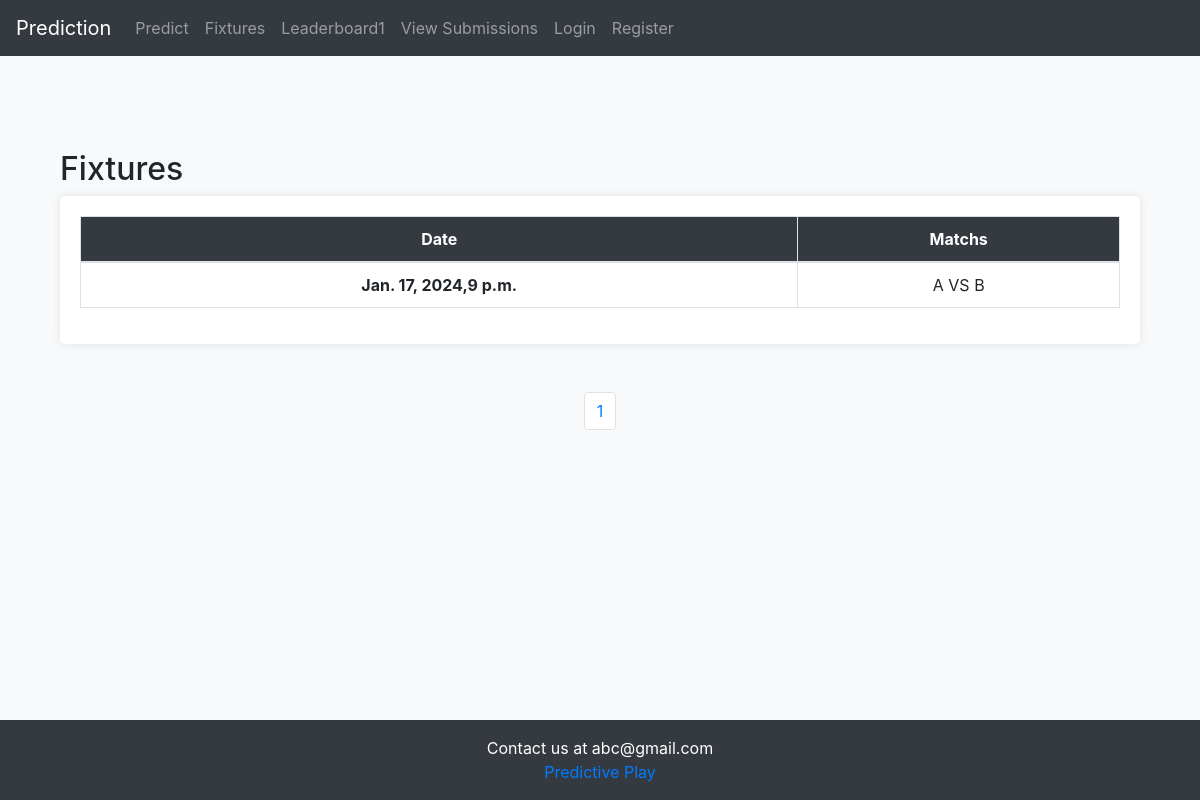
/fixture, run on an earlier commit of the app's database.
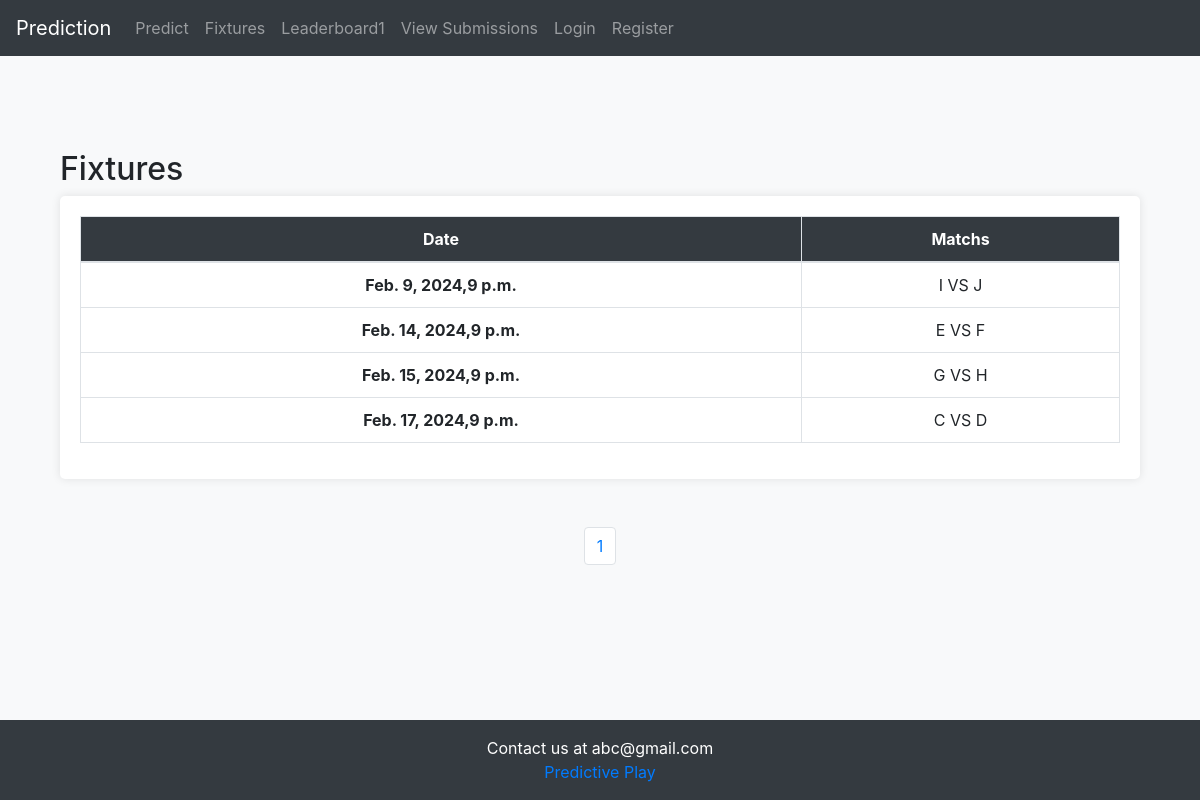
And on a later commit of the database.
### predictsa20/models.py (models this page shows, shortened)
class Match(models.Model):
    match_id = models.PositiveSmallIntegerField(primary_key=True)
    match_date = models.DateField('Match Date')
    match_start_time = models.TimeField('Match Start Time',default='21:00:00')
    match_team_A = models.CharField("Team A",max_length=30)
    match_team_B = models.CharField("Team B",max_length=30)
    match_status = models.SmallIntegerField("Match Status",default=0)
    match_winner = models.CharField("Winner",default=None,max_length=30)

### predictsa20/views.py (the view)
# urls.py: path("fixture", views.fixtures, name="fixtures"),
def fixtures(request):
    match_list = Match.objects.all().filter(match_status=0).order_by('match_date')
    p = Paginator(match_list,5)
    page = request.GET.get('page')
    matches = p.get_page(page)
    nums = "a" * matches.paginator.num_pages
    return render(request,"predictsa20/fixtures.html",{'match_list':match_list,'matches':matches,'nums':nums})

### predictsa20/templates/predictsa20/fixtures.html (shortened to what this page needs)
{% extends 'predictsa20/base.html'%}
{% block content %}
<head>
    <link rel="stylesheet" href="https://stackpath.bootstrapcdn.com/bootstrap/4.3.1/css/bootstrap.min.css">
</head>
<body>
<div class="container fixture-container">
    <h2>Fixtures</h2>
    <div class="fixture-table">
        <table class="table table-bordered">
            <thead>
                <tr>
                    <th class="date-column">Date</th>
                    <th>Matchs</th>
                </tr>
            </thead>
            <tbody>
                {% for match in matches %}
                        <tr>
                            <td class="date-column">{{match.match_date}},{{match.match_start_time}}</td>
                            <td>{{match.match_team_A}} VS {{match.match_team_B}}</td>
                        </tr>
                {% endfor %}
            </tbody>
        </table>
    </div>
</div>
<br><br>
    <nav aria-label="Page navigation example">
        <ul class="pagination justify-content-center">
            {% for i in nums %}
                <li class="page-item"><a class="page-link" href="?page={{ forloop.counter }}">{{ forloop.counter }}</a></li>
            {% endfor %}
        </ul>
    </nav>
    </body>
{% endblock %}

### predictsa20/templates/predictsa20/base.html (shortened to what this page needs)
<!doctype html>
<html lang="en">
  <head>
    <link rel="stylesheet" href="https://cdn.jsdelivr.net/npm/bootstrap@4.4.1/dist/css/bootstrap.min.css">
  </head>
  <body>
    <div class="wrapper">
    {% include 'predictsa20/navbar.html' %}
    <br/>
    <div class="container">
    {% block content %}
    {% endblock %}
    </div>
  </div>
    <footer class="bg-dark text-white text-center py-3">
      <div class="container">
        <p class="mb-0">Contact us at abc@gmail.com</p>
        <a class="mb-0" href="{% url 'home' %}">Predictive Play</a>
      </div>
    </footer>
  </body>
</html>

### predictsa20/templates/predictsa20/navbar.html (shortened to what this page needs)
<nav class="navbar navbar-expand-lg navbar-dark bg-dark">
    <a class="navbar-brand" href="{% url 'home' %}">Prediction</a>
    <div class="collapse navbar-collapse" id="navbarSupportedContent">
      <ul class="navbar-nav mr-auto">
        <li class="nav-item">
          <a class="nav-link" href="{% url 'predict' %}">Predict</a>
        </li>
        <li class="nav-item">
            <a class="nav-link" href="{% url 'fixtures' %}">Fixtures</a>
        </li>
        <li class="nav-item">
          <a class="nav-link" href="{% url 'leaderboard' %}">Leaderboard1</a>
        </li>
        <li class="nav-item">
          <a class="nav-link" href="{% url 'user_input_form' %}">View Submissions</a>
        </li>
        {% if user.is_authenticated %}
        <li class="nav-item">
          <a class="nav-link" href="{% url 'logout' %}">Logout</a>
        </li>
        {% else %}
        <li class="nav-item">
          <a class="nav-link" href="{% url 'login' %}">Login</a>
        </li>
        <li class="nav-item">
          <a class="nav-link" href="{% url 'register_user2' %}">Register</a>
        </li>
        {% endif %}
      </ul>
    </div>
  </nav>

### predictsa20/templates/predictsa20/base.html (style rules this page uses)
body { min-height: 100vh; display: flex; flex-direction: column; }
.wrapper { flex: 1; }

### predictsa20/templates/predictsa20/fixtures.html (style rules this page uses)
body { background-color: #f8f9fa;z }
.fixture-container { margin-top: 70px; }
.fixture-table { background-color: #fff; padding: 20px; border-radius: 5px; box-shadow: 0 0 10px rgba(0, 0, 0, 0.1); }
.fixture-table th, .fixture-table td { text-align: center; padding: 10px; border: 1px solid #dee2e6; }
.fixture-table th { background-color: #343a40; color: #fff; }
.date-column { font-weight: bold; }

What changed in the data, as far as the page shows it:
added Match: match_date "Feb. 9, 2024", match_start_time "9 p.m.", match_team_A "I", match_team_B "J"
added Match: match_date "Feb. 14, 2024", match_start_time "9 p.m.", match_team_A "E", match_team_B "F"
added Match: match_date "Feb. 15, 2024", match_start_time "9 p.m.", match_team_A "G", match_team_B "H"
changed Match: match_date "Jan. 17, 2024" → "Feb. 17, 2024"; match_team_A "A" → "C"; match_team_B "B" → "D"
